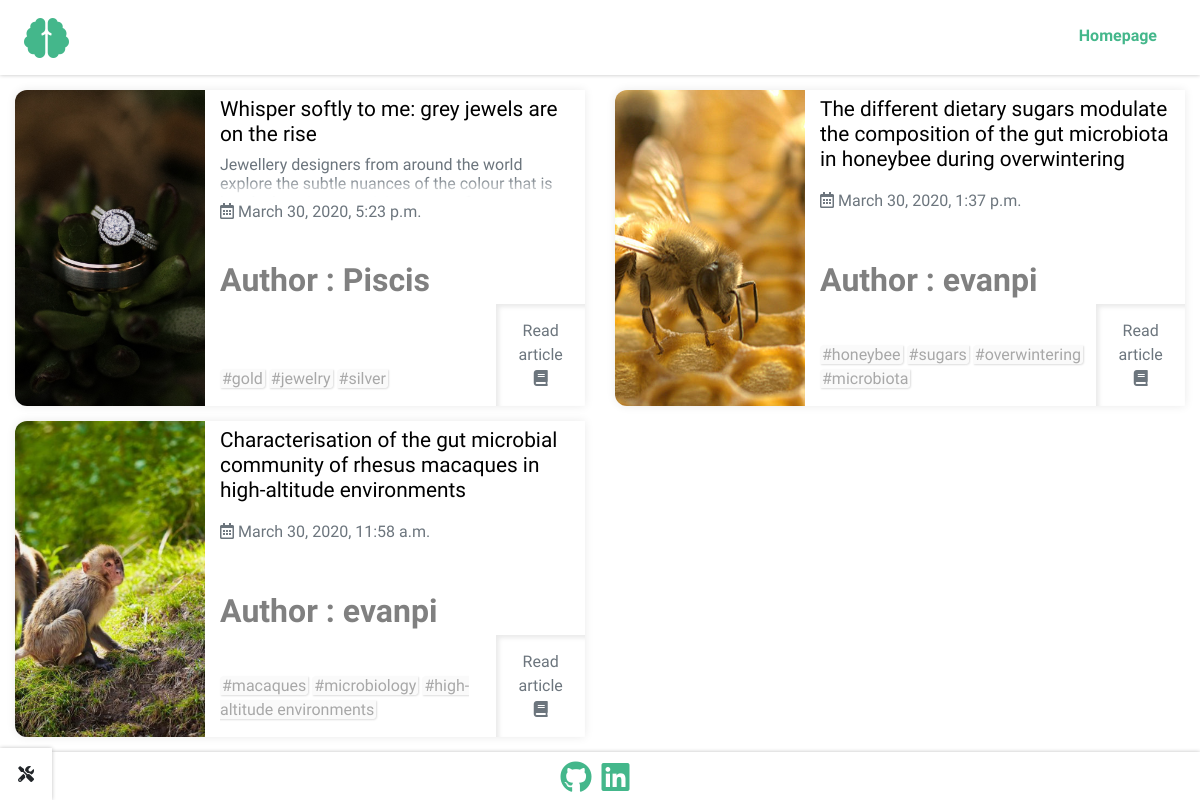
/articles/, run on an earlier commit of the app's database.
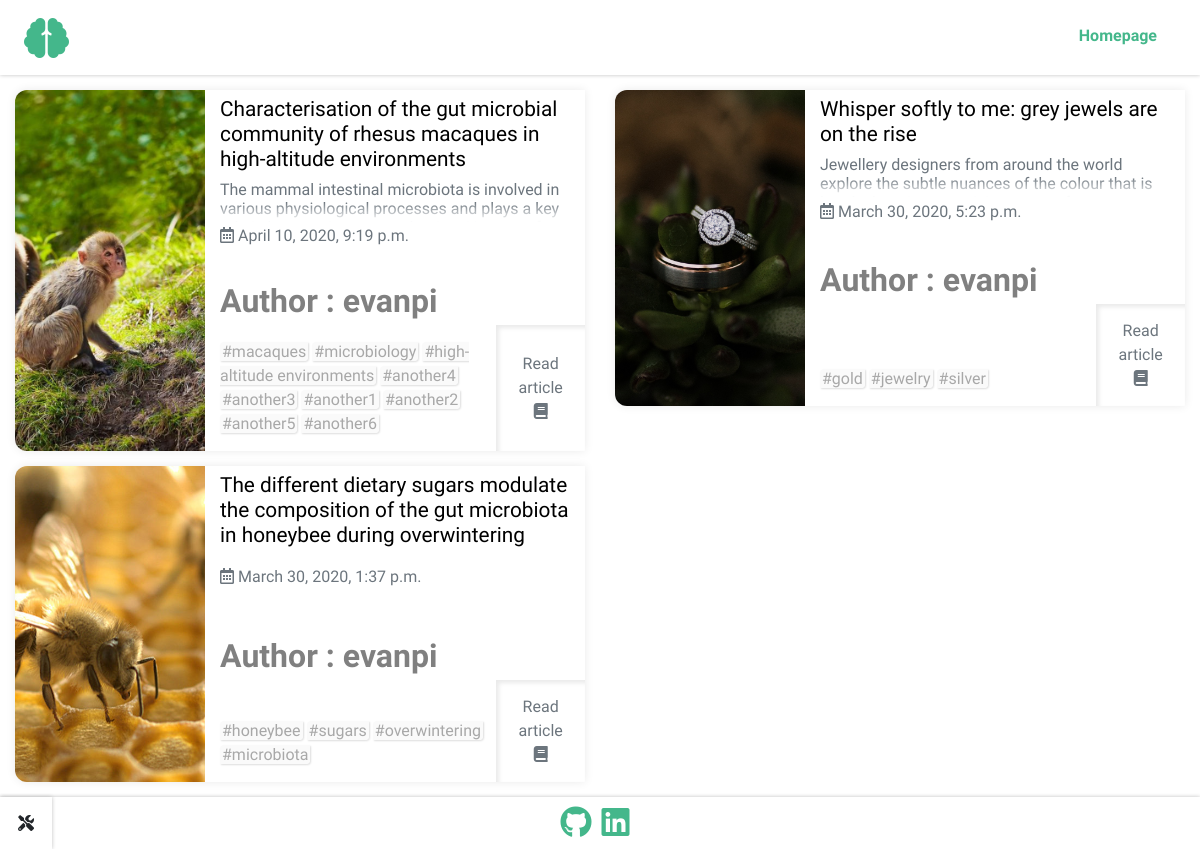
And on a later commit of the database.
### articles/models.py (models this page shows, shortened)
class Articles(models.Model):
    class Meta:
        verbose_name = 'Article'
        verbose_name_plural = 'Articles'
    title = models.CharField(max_length=256)
    slug = models.SlugField(editable=False,max_length=256)
    subtitle = models.TextField(max_length=256, blank=True)
    image = models.ImageField(upload_to = "Articles_Images", default='')
    article = RichTextUploadingField()
    tags = TaggableManager()
    created = models.DateTimeField(auto_now_add=True)
    updated = models.DateTimeField(auto_now=True)
    publish_date = models.DateTimeField()
    author = models.CharField(editable=False, default='', max_length=256)

### articles/views.py (the view)
# urls.py: path('', include('articles.urls')),
def articles(request):
    current_datetime = localtime(now())
    articles = Articles.objects.filter(publish_date__lte=current_datetime).order_by('-publish_date')
    articles_Filter = ArticlesFilter(request.GET, queryset=articles)
    context = {'articles':articles, 'articles_Filter':articles_Filter}
    return render(request, 'articles/articles.html', context)

### articles/templates/articles/articles.html (shortened to what this page needs)
{% extends 'articles/base.html' %}
{% load static %}
{% load thumbnail %}
{% block links %}
<link rel="stylesheet" href="{% static 'articles/css/articles.css' %}">
{% endblock %}
{% block main %}
{% include 'articles/navigation.html' %}
<div id="articles1">
  <div class="container-fluid">
    <div id="articlesContainer" class="row">
      {% for article in articles %}
      <div class="col-12 col-xl-6">
        <div class="container-fluid">
          <div class="row articleRow">
            {% thumbnail article.image "500x500" quality=91 as im %}
            <div style="background-image:url({{im.url}}); min-height:245px;" class="col-12 col-sm-5 col-lg-4 articleImageDiv">
              <a href="{% url 'article' article.slug %}">
                <div class="articleImageDivInner">
                </div>
              </a>
            </div>
            {% endthumbnail %}
            <div class="col-12 col-sm-7 col-lg-8">
              <div class="articleInfo">
                <div class="title-Subtitle-Publised-Author">
                  <a href="{% url 'article' article.slug %}">
                    <h4 class="articleTitle">{{article.title}}</h4>
                    {% if article.subtitle != '' %}
                    <div class="fade-div">
                      <h6 class="articleSubtitle text-muted">{{article.subtitle}}</h6>
                      <p class="fade-effect"></p>
                    </div>
                    {% endif %}
                  </a>
                  <h6 class="text-muted published"><i class="far fa-calendar-alt"></i> {{article.publish_date}}</h6><br>
                  <span class="author" >Author : {{article.author}}</span>
                </div>
                <div style="display:flex; flex:1; justify-content:space-between; width:100%;">
                  <div class="tags">
                    <div>
                      {% for tag in article.tags.all %}
                      <span>#{{ tag }}</span>
                      {% endfor %}
                    </div>
                  </div>
                  <a href="{% url 'article' article.slug %}">
                    <button type="button" class="btn btn-outline-dark readArticle">Read article <br><i class="fas fa-book book"></i> </button>
                  </a>
                </div>
              </div>
            </div>
          </div>
        </div>
      </div>
      {% endfor %}
    </div>
  </div>
</div>
{% endblock %}
{% block footer %}
{% include 'articles/footer.html' %}
{% endblock %}

What changed in the data, as far as the page shows it:
changed Articles: subtitle (not shown) → "The mammal intestinal microbiota is involved in various physiological processes and plays a key…"; publish_date "March 30, 2020, 11:58 a.m." → "April 10, 2020, 9:19 p.m."; moves up the list
added Tag: name "another4", shown under Articles "Characterisation of the gut microbial community of rhesus macaques in high-altitude environments"
added Tag: name "another3", shown under Articles "Characterisation of the gut microbial community of rhesus macaques in high-altitude environments"
added Tag: name "another1", shown under Articles "Characterisation of the gut microbial community of rhesus macaques in high-altitude environments"
added Tag: name "another2", shown under Articles "Characterisation of the gut microbial community of rhesus macaques in high-altitude environments"
added Tag: name "another5", shown under Articles "Characterisation of the gut microbial community of rhesus macaques in high-altitude environments"
added Tag: name "another6", shown under Articles "Characterisation of the gut microbial community of rhesus macaques in high-altitude environments"
changed Articles "Whisper softly to me: grey jewels are on the rise": author "Piscis" → "evanpi"
